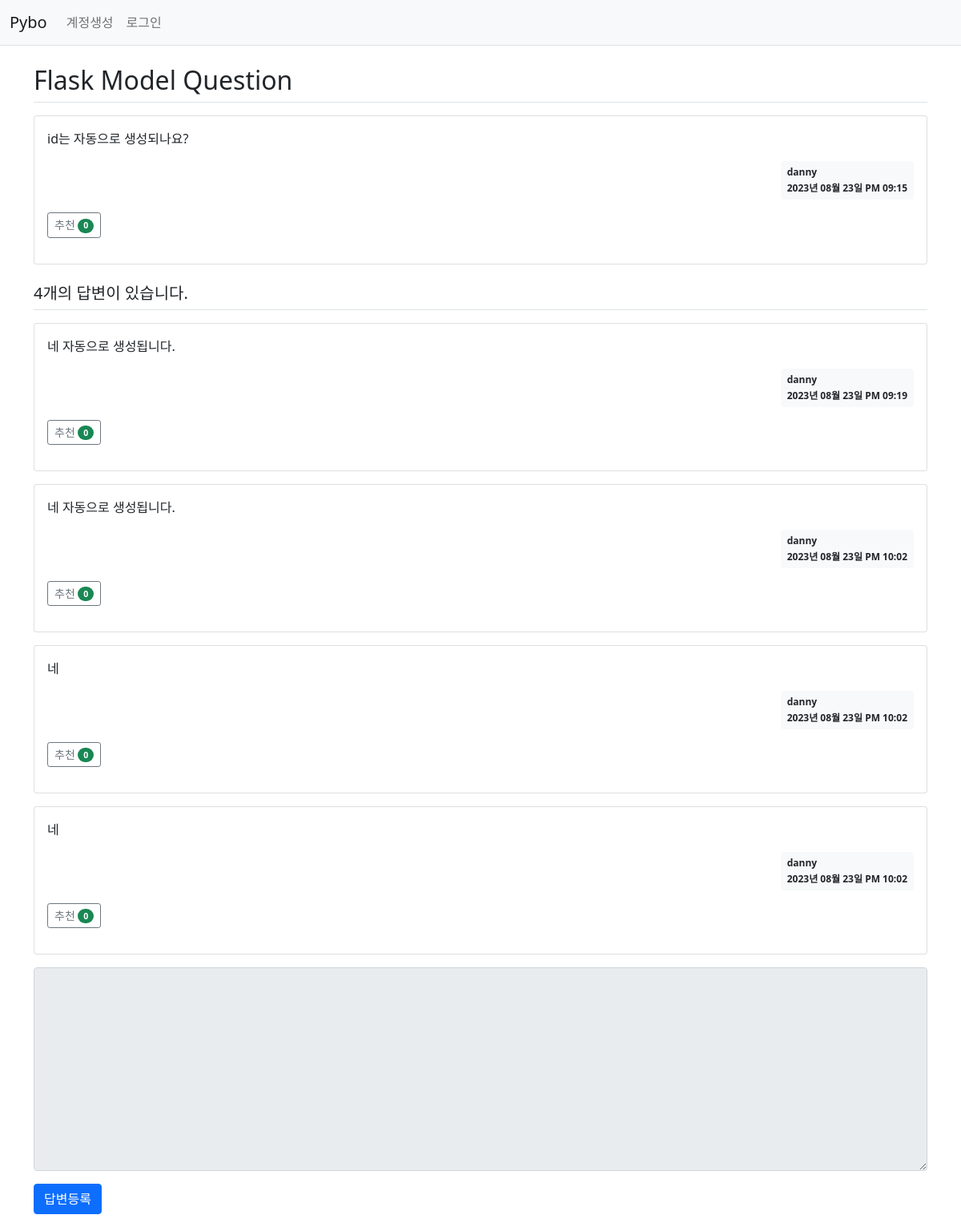
Screenshot of /question/detail/2/ with the database file from the repository.
### pybo/models.py (models this page shows)
class Question(db.Model):
    id = db.Column(db.Integer, primary_key = True)
    subject = db.Column(db.String(200), nullable = False)
    content = db.Column(db.Text(), nullable = False)
    create_date = db.Column(db.DateTime(), nullable = False)
    user_id = db.Column(db.Integer, db.ForeignKey('user.id', ondelete='CASCADE'), nullable=False)
    user = db.relationship('User', backref=db.backref('question_set'))
    modify_date = db.Column(db.DateTime(), nullable=True)
    voter = db.relationship('User', secondary=question_voter, backref=db.backref('question_voter_set'))

class User(db.Model):
    id = db.Column(db.Integer, primary_key=True)
    username = db.Column(db.String(150), unique=True, nullable=False)
    password = db.Column(db.String(200), nullable=False)
    email = db.Column(db.String(120), unique=True, nullable=False)

class Answer(db.Model):
    id = db.Column(db.Integer, primary_key=True)
    question_id = db.Column(db.Integer, db.ForeignKey('question.id', ondelete = 'CASCADE'))
    question = db.relationship('Question', backref = db.backref('answer_set', cascade='all, delete-orphan'))
    content = db.Column(db.Text(), nullable = False)
    create_date = db.Column(db.DateTime(), nullable = False)
    user_id = db.Column(db.Integer, db.ForeignKey('user.id', ondelete='CASCADE'), nullable=False)
    user = db.relationship('User', backref=db.backref('answer_set'))
    modify_date = db.Column(db.DateTime(), nullable=True)
    voter = db.relationship('User', secondary=answer_voter, backref=db.backref('answer_voter_set'))

### pybo/views/question_views.py (the view)
@bp.route('/detail/<int:question_id>/')
def detail(question_id):
    form = AnswerForm()
    question = Question.query.get_or_404(question_id)
    return render_template('question/question_detail.html', question = question, form=form)

### pybo/forms.py
class AnswerForm(FlaskForm):
    content = TextAreaField('내용', validators=[DataRequired('내용은 필수입력 항목입니다.')])

### pybo/filter.py (called while the page is built)
def format_datetime(value, fmt='%Y년 %m월 %d일 %p %I:%M'):
    return value.strftime(fmt)

### pybo/views/auth_views.py (called while the page is built)
@bp.before_app_request
def load_logged_in_user():
    user_id = session.get('user_id')
    if user_id is None:
        g.user = None       # g.user : User 객체가 저장됨
    else:
        g.user = User.query.get(user_id)

### pybo/templates/question/question_detail.html (shortened to what this page needs)
{% extends 'base.html' %}
{% block content %}
<div class="container my-3">
    <h2 class="border-bottom py-2">{{ question.subject }}</h2>
    <div class="card my-3">
        <div class="card-body">
            <div class="card-text">{{ question.content|markdown }}</div>
            <div class="d-flex justify-content-end">
                <div class="badge bg-light text-dark p-2 text-start">
                    <div class="mb-2">{{ question.user.username }}</div>
                    <div>{{ question.create_date|datetime }}</div>
                </div>
            </div>
            <div class="my-3">
                <a href="javascript:void(0)" data-uri="{{ url_for('question.vote', question_id=question.id) }}"
                   class="recommend btn btn-sm btn-outline-secondary"> 추천
                    <span class="badge rounded-pill bg-success">{{ question.voter|length }}</span>
                </a>
            </div>
        </div>
    </div>
    <h5 class="border-bottom my-3 py-2">{{ question.answer_set|length }}개의 답변이 있습니다.</h5>
    {% for answer in question.answer_set %}
    <div class="card my-3">
        <div class="card-body">
            <div class="card-text">{{ answer.content|markdown }}</div>
            <div class="d-flex justify-content-end">
                <div class="badge bg-light text-dark p-2 text-start">
                    <div class="mb-2">{{ answer.user.username }}</div>
                    <div>{{ answer.create_date|datetime }}</div>
                </div>
            </div>
            <div class="my-3">
                <a href="javascript:void(0)" data-uri="{{ url_for('answer.vote', answer_id=answer.id) }}"
                   class="recommend btn btn-sm btn-outline-secondary"> 추천
                    <span class="badge rounded-pill bg-success">{{ answer.voter|length }}</span>
                </a>
            </div>
        </div>
    </div>
    {% endfor %}
    <form action="{{ url_for('answer.create', question_id=question.id) }}" method="post" class="my-3">
        <div class="mb-3">
            <textarea {% if not g.user %} disabled {% endif %}
                      name="content" id="content" class="form-control" rows="10"></textarea>
        </div>
        <input type="submit" value="답변등록" class="btn btn-primary">
    </form>
</div>
{% endblock %}

### rows the page displays
Question: subject "Flask Model Question", content "id는 자동으로 생성되나요?", create_date "2023년 08월 23일 PM 09:15"
User: user.username "danny"
Answer: content "네 자동으로 생성됩니다.", user.username "danny", create_date "2023년 08월 23일 PM 09:19", voter|length "0"
Answer: content "네 자동으로 생성됩니다.", user.username "danny", create_date "2023년 08월 23일 PM 10:02", voter|length "0"
Answer: content "네", user.username "danny", create_date "2023년 08월 23일 PM 10:02", voter|length "0"
Answer: content "네", user.username "danny", create_date "2023년 08월 23일 PM 10:02", voter|length "0"

### other values shown
{{ question.voter|length }} "0"
{{ question.answer_set|length }} "4"
